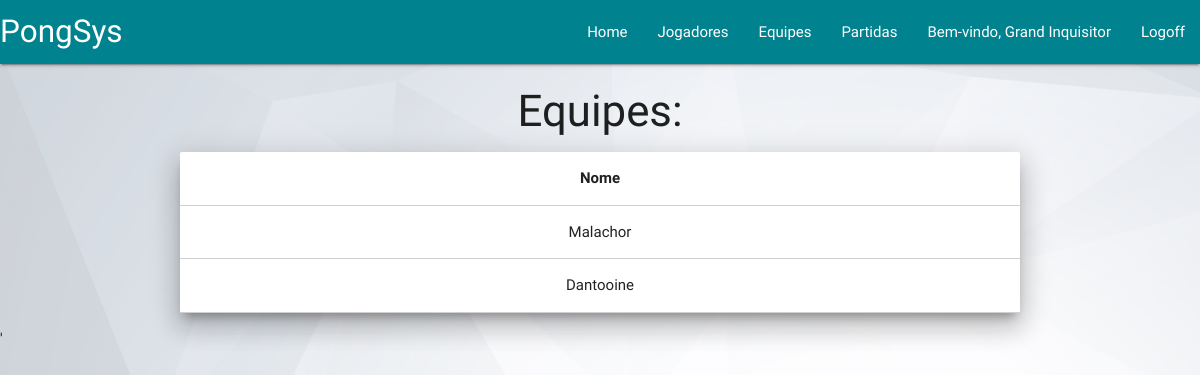
Page /view/listarEquipes.php (signed in) on the committed database.
### tables this page shows
CREATE TABLE `Jogador` (
  `email` varchar(45) NOT NULL,
  `idEquipe` int(11) NOT NULL,
  `nickname` varchar(45) NOT NULL,
  `nome` varchar(45) NOT NULL,
  `senha` varchar(45) NOT NULL
);

CREATE TABLE `Equipe` (
  `idEquipe` int(11) NOT NULL,
  `nomeEquipe` varchar(45) NOT NULL
);

### persistence/conexao.php (called while the page is built, shortened)
<?php
  class Conexao{
    var $link;
    function Conexao() {
      $this->servidor = 'localhost';
      $this->usuario = 'PongSys';
      $this->senha = '3emM7yM1T0lW9qZK';
      $this->bd = 'PongSys';
      $this->link = mysqli_connect($this->servidor,
              $this->usuario,$this->senha,$this->bd);
    }
    function getLink(){
      return $this->link;
    }
  }
?>

### persistence/jogadorDAO.php (called while the page is built, shortened)
<?php
  require_once('../model/jogador.php');
  class JogadorDAO{
    function consultarJogadorPorEmail($email, $link){
      $SQL = "SELECT * FROM Jogador WHERE email ='$email';";
      $retorno = mysqli_query($link, $SQL);
      if(mysqli_num_rows($retorno) > 0){
        $ret = $retorno->fetch_all();
        foreach($ret as $linha){
          $resultado = new Jogador($linha[0],$linha[1],$linha[2],$linha[3],$linha[4]);
          return $resultado;
        }
      }
      return null;
    }
  }
?>

### model/jogador.php (called while the page is built, shortened)
<?php
  class Jogador{
    private $nome;
    function __construct($email, $idEquipe, $nickname, $nome, $senha){
      $this->nome = $nome;
    }
    public function getNome(){
      return $this->nome;
    }
  }
?>

### persistence/equipeDAO.php (called while the page is built, shortened)
<?php
  require_once('../model/equipe.php');
  class EquipeDAO{
    function listarEquipes($link){
      $SQL = "SELECT * FROM Equipe";
      $retorno = mysqli_query($link, $SQL);
      $equipes = array();
      if(mysqli_num_rows($retorno) > 0){
        $ret = $retorno->fetch_all();
        foreach($ret as $linha){
          $equipes[] = new Equipe($linha[1], $linha[0]);
        }
        return $equipes;
      }
      return null;
    }
  }
?>

### model/equipe.php (called while the page is built, shortened)
<?php
  require_once("jogador.php");
  class Equipe{
    private $nomeEquipe;
    function __construct($nomeEquipe, $idEquipe){
      $this->nomeEquipe = $nomeEquipe;
    }
    public function getNome(){
      return $this->nomeEquipe;
    }
  }
?>

### view/listarEquipes.php (the view, shortened to what this page needs)
<!DOCTYPE html>
<html>
<head>
  <link type="text/css" rel="stylesheet" href="css/materialize.min.css"  media="screen,projection" />
  <link rel="stylesheet" href="./style.css" />
</head>
<body>
  <nav>
    <div class="nav-wrapper">
      <a href="#" class="brand-logo">PongSys</a>
      <ul id="nav-mobile" class="right hide-on-med-and-down">
        <li><a href="../view">Home</a></li>
        <li><a href="../view/listarJogadores.php">Jogadores</a></li>
        <li><a href="../view/listarEquipes.php">Equipes</a></li>
        <li><a href="../view/listarPartidas.php">Partidas</a></li>
        <?php
          require_once("../persistence/jogadorDAO.php");
          require_once("../persistence/conexao.php");
          if(array_key_exists('adm',$_SESSION)){
            if($_SESSION["adm"] != null){
              echo "<li><a>Bem-vindo, Organizador</a></li>";
              echo "<li><a href='../control/logoff.php'>Logoff</a></li>";
            }
          }
          else{
            if(array_key_exists('user',$_SESSION)){
              $conexao = new Conexao();
              $jogadorDAO = new JogadorDAO();
              $usuario = $jogadorDAO->consultarJogadorPorEmail($_SESSION['user'], $conexao->getLink());
              if($usuario != null){
                echo "<li><a>Bem-vindo, ".$usuario->getNome()."</a></li>";
                echo "<li><a href='../control/logoff.php'>Logoff</a></li>";
              }
              else{
                echo "<li><a href='login.html'>Login</a></li>";
              }
            }
            else{
              echo "<li><a href='login.html'>Login</a></li>";
            }
          }
        ?>
      </ul>
    </div>
  </nav>
  <div class="container center-align">
    <h3>Equipes:</h3>
    <?php
      require_once("../persistence/conexao.php");
      require_once("../persistence/equipeDAO.php");
      $c = new Conexao();
      $e = new EquipeDAO();
      $equipes = $e->listarEquipes($c->getLink());
      if($equipes != null){
        echo "<div class='card z-depth-5'>";
        echo "<table border = '1' class = 'highlight centered responsive-table bordered'>";
        echo "<thead><tr><th>"."Nome"."</th></tr></thead>";
        echo "<tbody>";
        foreach($equipes as $equipe){
          echo "<tr>";
          echo "<td><a href='visualizarEquipe.php?nome=".$equipe->getNome()."'></a>".$equipe->getNome()."</td>";
          echo "</tr>";
        }
      echo "</tbody>";
      echo "</table>";
      echo "</div>";
      }
      else{
        echo "<p>Não há equipes registradas.</p>";
      }
    ?>
  </div>
'  <script type="text/javascript" src="js/jquery-3.2.1.min.js"></script>
</body>
</html>

### view/style.css (style rules this page uses)
a { color: inherit; }
nav { margin-bottom: 20px; }
body { background-image: url('img/back.jpg'); background-size: cover; }
.container { margin-top: 1.5em; }
.nav-wrapper { background-color: #00838f; }

### rows in the picture
jogador: nome "Grand Inquisitor"
equipe: nomeEquipe "Malachor"
equipe: nomeEquipe "Dantooine"
